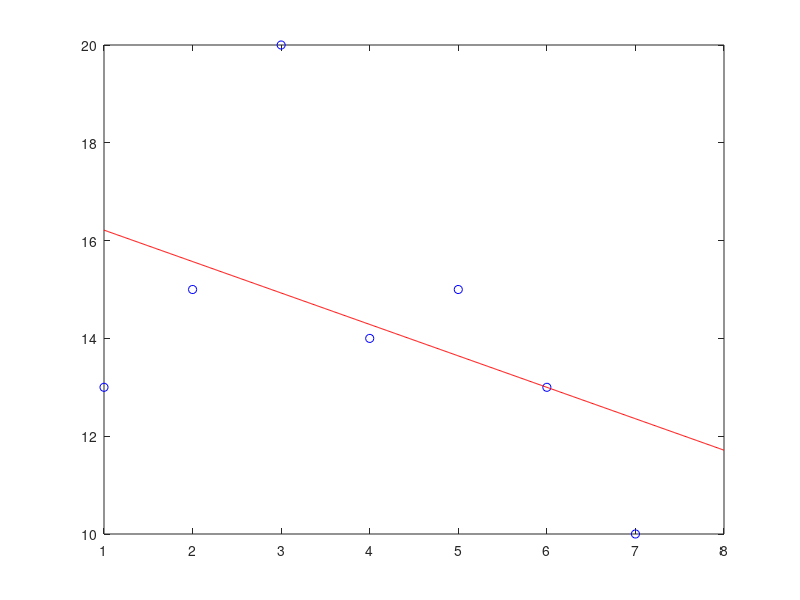
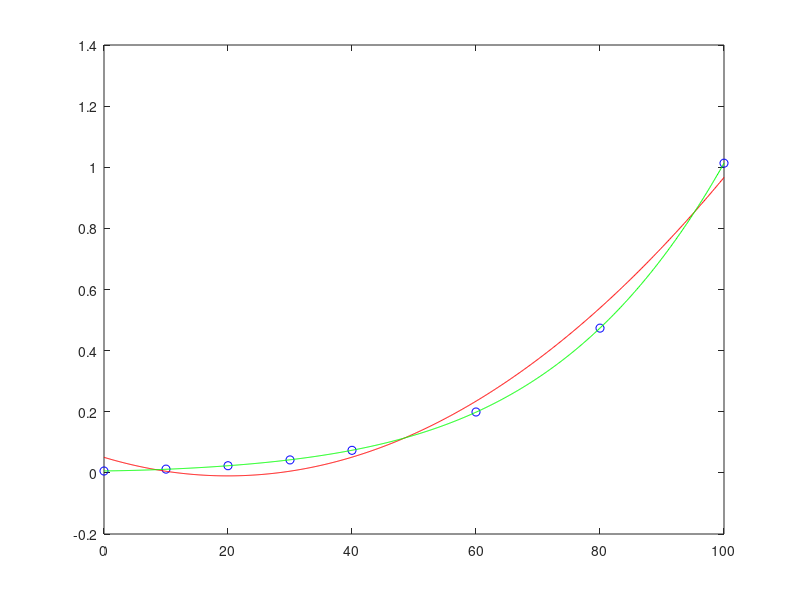
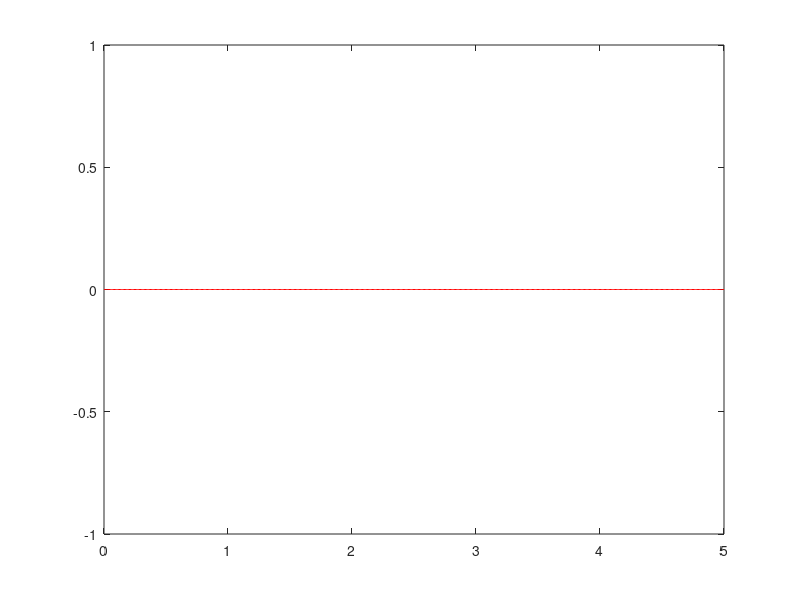

Write MATLAB code to recreate these figures, in order.
clear;clc;
# Problem 1
figure(1)
x = 1:7;
f = [13, 15, 20, 14, 15, 13, 10];

X = [sum(x.^2), sum(x); sum(x), length(x)];
Y = [sum(x.*f); sum(f)];

A = linsolve(X, Y);

fprintf('phi(x)=%f x + %f\n', A)

v = polyval(A,8)

p = polyfit(x,f,1)
v2 = polyval(p,8)

E_min = sum((f-polyval(p, x)).^2)

plot(x, f, 'bo');
hold on
xp = 1:.01:8;
plot(xp, polyval(p,xp), 'r-');

# Problem 2

x = [0, 10, 20, 30, 40 , 60, 80, 100];
f = [0.0061, 0.0123, 0.0234, 0.0424, 0.0738, 0.1992, 0.4736, 1.0133];

p1 = polyfit(x, f, 2);
p2 = polyfit(x, f, 4);

v1 = polyval(p1, 45)
v2 = polyval(p2, 45)

real = 0.095848;

e1 = abs(v1 - real)
e2 = abs(v2 - real)

figure(2)
plot(x, f, 'bo');
hold on
xp = 0:.1:100;
plot(xp, polyval(p1,xp), 'r-');
plot(xp, polyval(p2,xp), 'g-');

# Problem 3
figure(3)
rectangle('Position', [0,0,3,5]);
[x, f] = ginput(10);
p = polyfit(x, f, 2);
xp = 0:.01:5;
plot(x, f, 'bo');
hold on
plot(xp, polyval(p,xp), 'r-');